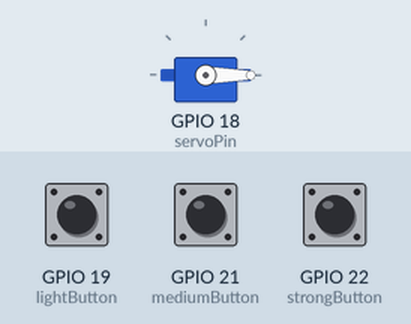
A sketch run on a simulated ESP32. Shown: servo. The inputs (shaded band) are chosen by the test bench; at power-on: GPIO 19 (lightButton) HIGH, GPIO 21 (mediumButton) HIGH, GPIO 22 (strongButton) HIGH.

Above: at 1.2 s.
1.3 s: GPIO 19 (lightButton) pulled LOW for 1 s
At 1.48 s:
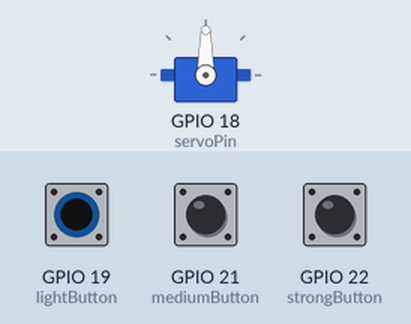
4.3 s: GPIO 21 (mediumButton) pulled LOW for 3.2 s
At 7.9 s:
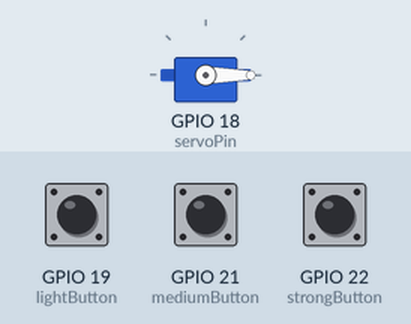
9.0 s: GPIO 22 (strongButton) pulled LOW for 3.2 s
At 9.22 s:
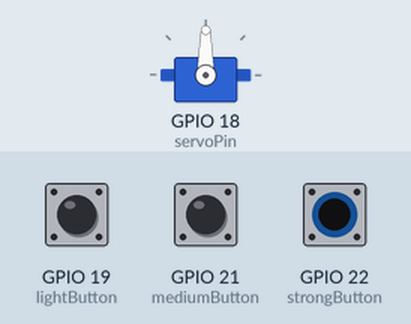
13.7 s: GPIO 19 (lightButton) pulled LOW for 3.2 s
At 17.2 s:
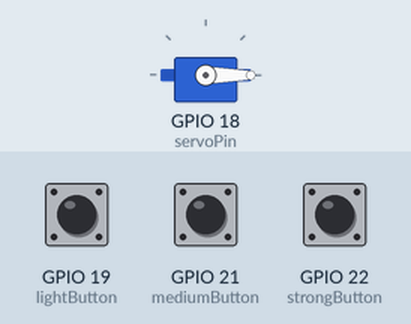
Timing chart, 0 to 18.7 s (numbered marks = the images above; inputs shaded):
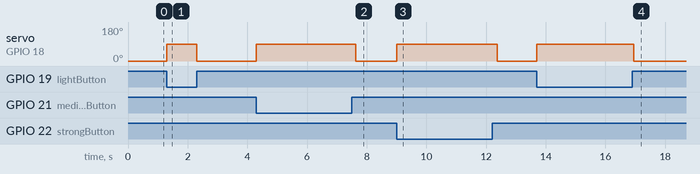

The sketch:

ESP32-Coffee-Coffee.ino
```cpp
#include <ESP32Servo.h>

Servo coffeeServo;

const int servoPin = 18;

const int lightButton = 19;
const int mediumButton = 21;
const int strongButton = 22;

unsigned long dispenseStartTime = 0;
unsigned long dispenseDuration = 0;

int dispenserState = 0;

void setup()
{
    pinMode(lightButton, INPUT_PULLUP);
    pinMode(mediumButton, INPUT_PULLUP);
    pinMode(strongButton, INPUT_PULLUP);

    coffeeServo.attach(servoPin);
    coffeeServo.write(0);
}

void loop()
{
    unsigned long currentTime = millis();

    // STATE 0 = IDLE
    if (dispenserState == 0)
    {
        if (digitalRead(lightButton) == LOW)
        {
            coffeeServo.write(90);

            dispenseStartTime = currentTime;
            dispenseDuration = 125;

            dispenserState = 1;
        }

        else if (digitalRead(mediumButton) == LOW)
        {
            coffeeServo.write(90);

            dispenseStartTime = currentTime;
            dispenseDuration = 175;

            dispenserState = 1;
        }

        else if (digitalRead(strongButton) == LOW)
        {
            coffeeServo.write(90);

            dispenseStartTime = currentTime;
            dispenseDuration = 225;

            dispenserState = 1;
        }
    }

    // STATE 1 = DISPENSING
    else if (dispenserState == 1)
    {
        if (currentTime - dispenseStartTime >= dispenseDuration)
        {
            coffeeServo.write(0);

            dispenserState = 0;
        }
    }
}
```

Measured:
- after the input at 1.3 s, servo on GPIO 18 (servoPin): 0° → 90° at once, → 0° 1.0 s later
- after the input at 4.3 s, servo on GPIO 18 (servoPin): 0° → 90° at once, → 0° 3.3 s later
- after the input at 9.0 s, servo on GPIO 18 (servoPin): 0° → 90° at once, → 0° 3.4 s later
- after the input at 13.7 s, servo on GPIO 18 (servoPin): 0° → 90° at once, → 0° 3.3 s later
